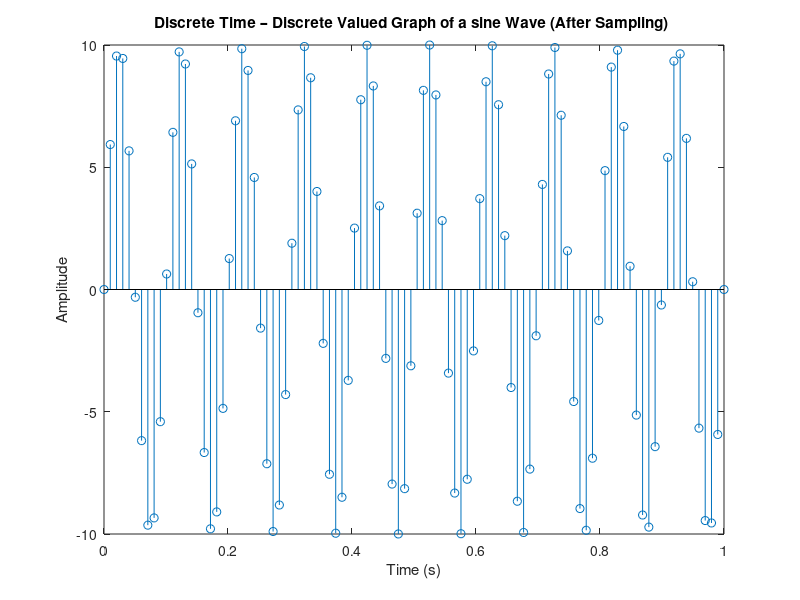
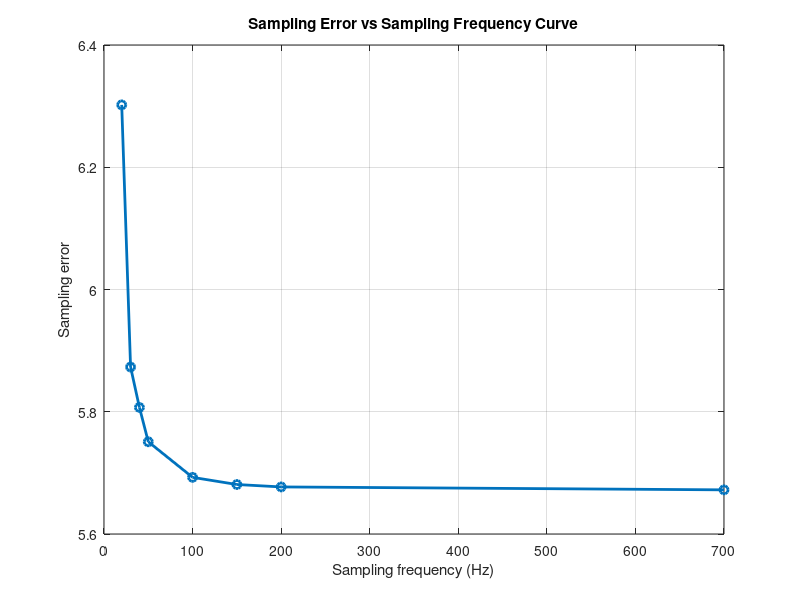

These charts were generated, in order, by the following MATLAB code:
clc;
clear all;
close all;
fs_list = [20, 30, 40, 50, 100, 150, 200, 700]; % Sampling frequencies list
f = 10; % Signal frequency (Hz)
t1 = linspace(0, 1, 100); % Time vector for original signal
y1 = 10 * sin(2 * pi * f * t1); % Original continuous signal
figure;
stem(t1, y1); % Plot original signal samples and it draws a stem plot
title('Discrete Time – Discrete Valued Graph of a sine Wave (After Sampling) ');
xlabel('Time (s)');
ylabel('Amplitude');
y_sample = zeros(size(fs_list)); % Preallocate error array
for i = 1:length(fs_list)
    fs = fs_list(i);
    t2 = 0:1/fs:1; % include 1 second point
    y2 = sin(2 * pi * f * t2); % Sampled signal (amplitude 1, like Python code)
    y_interp = interp1(t2, y2, t1, 'linear'); % Linear interpolation
    % Calculate mean absolute error between original and interpolated signal
    error = mean(abs(y1 - y_interp));
    y_sample(i) = error;
end
figure;
plot(fs_list, y_sample, 'o-', 'LineWidth', 2);
title('Sampling Error vs Sampling Frequency Curve');
xlabel('Sampling frequency (Hz)');
ylabel('Sampling error');
grid on;
